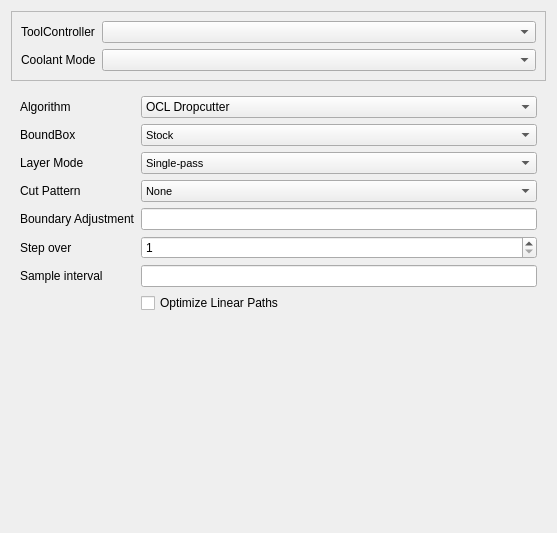
<?xml version="1.0" encoding="UTF-8"?>
<ui version="4.0">
 <class>Form</class>
 <widget class="QWidget" name="Form">
  <property name="geometry">
   <rect>
    <x>0</x>
    <y>0</y>
    <width>557</width>
    <height>533</height>
   </rect>
  </property>
  <property name="windowTitle">
   <string>Form</string>
  </property>
  <layout class="QVBoxLayout" name="verticalLayout">
   <item>
    <widget class="QFrame" name="frame_2">
     <property name="frameShape">
      <enum>QFrame::StyledPanel</enum>
     </property>
     <property name="frameShadow">
      <enum>QFrame::Raised</enum>
     </property>
     <layout class="QFormLayout" name="formLayout">
      <item row="0" column="0">
       <widget class="QLabel" name="toolController_label">
        <property name="text">
         <string>ToolController</string>
        </property>
       </widget>
      </item>
      <item row="0" column="1">
       <widget class="QComboBox" name="toolController">
        <property name="toolTip">
         <string notr="true">&lt;html&gt;&lt;head/&gt;&lt;body&gt;&lt;p&gt;The tool and its settings to be used for this operation.&lt;/p&gt;&lt;/body&gt;&lt;/html&gt;</string>
        </property>
       </widget>
      </item>
      <item row="1" column="1">
       <widget class="QComboBox" name="coolantController">
        <property name="toolTip">
         <string notr="true"/>
        </property>
       </widget>
      </item>
      <item row="1" column="0">
       <widget class="QLabel" name="coolantController_label">
        <property name="text">
         <string>Coolant Mode</string>
        </property>
       </widget>
      </item>
     </layout>
    </widget>
   </item>
   <item>
    <widget class="QWidget" name="widget" native="true">
     <layout class="QGridLayout" name="gridLayout">
      <item row="1" column="3">
       <widget class="QComboBox" name="boundBoxSelect">
        <property name="font">
         <font>
          <pointsize>8</pointsize>
         </font>
        </property>
        <property name="toolTip">
         <string notr="true">&lt;html&gt;&lt;head/&gt;&lt;body&gt;&lt;p&gt;Select the overall boundary for the operation.&lt;/p&gt;&lt;/body&gt;&lt;/html&gt;</string>
        </property>
        <item>
         <property name="text">
          <string>Stock</string>
         </property>
        </item>
        <item>
         <property name="text">
          <string>BaseBoundBox</string>
         </property>
        </item>
       </widget>
      </item>
      <item row="4" column="3">
       <widget class="QLineEdit" name="boundaryAdjustment">
        <property name="sizePolicy">
         <sizepolicy hsizetype="Preferred" vsizetype="Fixed">
          <horstretch>0</horstretch>
          <verstretch>0</verstretch>
         </sizepolicy>
        </property>
        <property name="toolTip">
         <string>&lt;html&gt;&lt;head/&gt;&lt;body&gt;&lt;p&gt;Positive values push the cutter toward, or beyond, the boundary. Negative values retract the cutter away from the boundary.&lt;/p&gt;&lt;/body&gt;&lt;/html&gt;</string>
        </property>
       </widget>
      </item>
      <item row="2" column="3">
       <widget class="QComboBox" name="layerMode">
        <property name="font">
         <font>
          <pointsize>8</pointsize>
         </font>
        </property>
        <property name="toolTip">
         <string notr="true">&lt;html&gt;&lt;head/&gt;&lt;body&gt;&lt;p&gt;Complete the operation in a single pass at depth, or mulitiple passes to final depth.&lt;/p&gt;&lt;/body&gt;&lt;/html&gt;</string>
        </property>
        <item>
         <property name="text">
          <string>Single-pass</string>
         </property>
        </item>
        <item>
         <property name="text">
          <string>Multi-pass</string>
         </property>
        </item>
       </widget>
      </item>
      <item row="0" column="3">
       <widget class="QComboBox" name="algorithmSelect">
        <property name="toolTip">
         <string notr="true">&lt;html&gt;&lt;head/&gt;&lt;body&gt;&lt;p&gt;Select the algorithm to use: OCL Dropcutter*, or Experimental (Not OCL based).&lt;/p&gt;&lt;/body&gt;&lt;/html&gt;</string>
        </property>
        <item>
         <property name="text">
          <string>OCL Dropcutter</string>
         </property>
        </item>
        <item>
         <property name="text">
          <string>Experimental</string>
         </property>
        </item>
       </widget>
      </item>
      <item row="11" column="3">
       <widget class="QCheckBox" name="optimizeEnabled">
        <property name="toolTip">
         <string>&lt;html&gt;&lt;head/&gt;&lt;body&gt;&lt;p&gt;Enable optimization of linear paths (co-linear points). Removes unnecessary co-linear points from G-Code output.&lt;/p&gt;&lt;/body&gt;&lt;/html&gt;</string>
        </property>
        <property name="text">
         <string>Optimize Linear Paths</string>
        </property>
       </widget>
      </item>
      <item row="4" column="0">
       <widget class="QLabel" name="boundaryAdjustment_label">
        <property name="sizePolicy">
         <sizepolicy hsizetype="Preferred" vsizetype="Preferred">
          <horstretch>0</horstretch>
          <verstretch>0</verstretch>
         </sizepolicy>
        </property>
        <property name="text">
         <string>Boundary Adjustment</string>
        </property>
       </widget>
      </item>
      <item row="3" column="3">
       <widget class="QComboBox" name="cutPattern">
        <property name="font">
         <font>
          <pointsize>8</pointsize>
         </font>
        </property>
        <property name="toolTip">
         <string notr="true">&lt;html&gt;&lt;head/&gt;&lt;body&gt;&lt;p&gt;Set the geometric clearing pattern to use for the operation.&lt;/p&gt;&lt;/body&gt;&lt;/html&gt;</string>
        </property>
        <item>
         <property name="text">
          <string>None</string>
         </property>
        </item>
        <item>
         <property name="text">
          <string>Circular</string>
         </property>
        </item>
        <item>
         <property name="text">
          <string>CircularZigZag</string>
         </property>
        </item>
        <item>
         <property name="text">
          <string>Line</string>
         </property>
        </item>
        <item>
         <property name="text">
          <string>Offset</string>
         </property>
        </item>
        <item>
         <property name="text">
          <string>Spiral</string>
         </property>
        </item>
        <item>
         <property name="text">
          <string>ZigZag</string>
         </property>
        </item>
       </widget>
      </item>
      <item row="8" column="3">
       <widget class="QSpinBox" name="stepOver">
        <property name="sizePolicy">
         <sizepolicy hsizetype="Preferred" vsizetype="Preferred">
          <horstretch>0</horstretch>
          <verstretch>0</verstretch>
         </sizepolicy>
        </property>
        <property name="toolTip">
         <string>&lt;html&gt;&lt;head/&gt;&lt;body&gt;&lt;p&gt;The amount by which the tool is laterally displaced on each cycle of the pattern, specified in percent of the tool diameter.&lt;/p&gt;&lt;p&gt;A step over of 100% results in no overlap between two different cycles.&lt;/p&gt;&lt;/body&gt;&lt;/html&gt;</string>
        </property>
        <property name="minimum">
         <number>1</number>
        </property>
        <property name="maximum">
         <number>100</number>
        </property>
       </widget>
      </item>
      <item row="2" column="0">
       <widget class="QLabel" name="layerMode_label">
        <property name="text">
         <string>Layer Mode</string>
        </property>
       </widget>
      </item>
      <item row="1" column="0">
       <widget class="QLabel" name="boundBoxSelect_label">
        <property name="sizePolicy">
         <sizepolicy hsizetype="Preferred" vsizetype="Preferred">
          <horstretch>0</horstretch>
          <verstretch>0</verstretch>
         </sizepolicy>
        </property>
        <property name="text">
         <string>BoundBox</string>
        </property>
       </widget>
      </item>
      <item row="8" column="0">
       <widget class="QLabel" name="stepOver_label">
        <property name="text">
         <string>Step over</string>
        </property>
       </widget>
      </item>
      <item row="9" column="3">
       <widget class="Gui::InputField" name="sampleInterval">
        <property name="toolTip">
         <string>&lt;html&gt;&lt;head/&gt;&lt;body&gt;&lt;p&gt;Set the sampling resolution. Smaller values quickly increase processing time.&lt;/p&gt;&lt;/body&gt;&lt;/html&gt;</string>
        </property>
        <property name="unit" stdset="0">
         <string notr="true">mm</string>
        </property>
       </widget>
      </item>
      <item row="3" column="0">
       <widget class="QLabel" name="cutPattern_label">
        <property name="text">
         <string>Cut Pattern</string>
        </property>
       </widget>
      </item>
      <item row="9" column="0">
       <widget class="QLabel" name="sampleInterval_label">
        <property name="text">
         <string>Sample interval</string>
        </property>
       </widget>
      </item>
      <item row="0" column="0">
       <widget class="QLabel" name="algorithmSelect_label">
        <property name="text">
         <string>Algorithm</string>
        </property>
       </widget>
      </item>
     </layout>
    </widget>
   </item>
   <item>
    <spacer name="verticalSpacer">
     <property name="orientation">
      <enum>Qt::Vertical</enum>
     </property>
     <property name="sizeHint" stdset="0">
      <size>
       <width>20</width>
       <height>40</height>
      </size>
     </property>
    </spacer>
   </item>
  </layout>
 </widget>
 <customwidgets>
  <customwidget>
   <class>Gui::InputField</class>
   <extends>QLineEdit</extends>
   <header>Gui/InputField.h</header>
  </customwidget>
 </customwidgets>
 <tabstops>
  <tabstop>toolController</tabstop>
  <tabstop>coolantController</tabstop>
  <tabstop>algorithmSelect</tabstop>
  <tabstop>boundBoxSelect</tabstop>
  <tabstop>layerMode</tabstop>
  <tabstop>cutPattern</tabstop>
  <tabstop>boundaryAdjustment</tabstop>
  <tabstop>stepOver</tabstop>
  <tabstop>sampleInterval</tabstop>
  <tabstop>optimizeEnabled</tabstop>
 </tabstops>
 <resources/>
 <connections/>
</ui>
